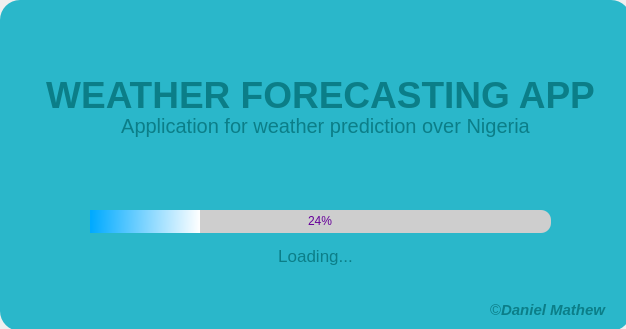
<?xml version="1.0" encoding="UTF-8"?>
<ui version="4.0">
 <class>Loading</class>
 <widget class="QMainWindow" name="Loading">
  <property name="geometry">
   <rect>
    <x>0</x>
    <y>0</y>
    <width>626</width>
    <height>329</height>
   </rect>
  </property>
  <property name="windowTitle">
   <string>MainWindow</string>
  </property>
  <widget class="QWidget" name="centralwidget">
   <widget class="QFrame" name="frame">
    <property name="geometry">
     <rect>
      <x>0</x>
      <y>0</y>
      <width>631</width>
      <height>331</height>
     </rect>
    </property>
    <property name="styleSheet">
     <string notr="true">QFrame {
 
	background-color: #2ab7ca ;	
	border-radius: 20px;
	color: rgb(11, 126, 136)

}</string>
    </property>
    <property name="frameShape">
     <enum>QFrame::StyledPanel</enum>
    </property>
    <property name="frameShadow">
     <enum>QFrame::Raised</enum>
    </property>
    <widget class="QLabel" name="label_2">
     <property name="geometry">
      <rect>
       <x>20</x>
       <y>50</y>
       <width>601</width>
       <height>91</height>
      </rect>
     </property>
     <property name="font">
      <font>
       <pointsize>28</pointsize>
      </font>
     </property>
     <property name="text">
      <string>&lt;html&gt;&lt;head/&gt;&lt;body&gt;&lt;p&gt;&lt;span style=&quot; font-weight:600;&quot;&gt;WEATHER FORECASTING APP&lt;/span&gt;&lt;/p&gt;&lt;/body&gt;&lt;/html&gt;</string>
     </property>
     <property name="alignment">
      <set>Qt::AlignCenter</set>
     </property>
    </widget>
    <widget class="QLabel" name="label">
     <property name="geometry">
      <rect>
       <x>100</x>
       <y>110</y>
       <width>451</width>
       <height>31</height>
      </rect>
     </property>
     <property name="font">
      <font>
       <pointsize>15</pointsize>
      </font>
     </property>
     <property name="text">
      <string>Application for weather prediction over Nigeria</string>
     </property>
     <property name="alignment">
      <set>Qt::AlignCenter</set>
     </property>
    </widget>
    <widget class="QProgressBar" name="progressBar">
     <property name="geometry">
      <rect>
       <x>90</x>
       <y>210</y>
       <width>461</width>
       <height>23</height>
      </rect>
     </property>
     <property name="styleSheet">
      <string notr="true">QProgressBar
{
	background-color: rgb(206, 206, 206);
	border-style: none;
	color: rgb(102, 0, 153);
	text-align: center;
	border-radius: 10px;
}

QProgressBar::chunk
{
	border-radius: 20px;
	background-color: qlineargradient(spread:pad, x1:0.011, y1:0.460227, x2:1, y2:0.466, stop:0 rgba(0, 170, 255, 255), stop:1 rgba(255, 255, 255, 255))
}</string>
     </property>
     <property name="value">
      <number>24</number>
     </property>
    </widget>
    <widget class="QLabel" name="label_3">
     <property name="geometry">
      <rect>
       <x>90</x>
       <y>240</y>
       <width>451</width>
       <height>31</height>
      </rect>
     </property>
     <property name="font">
      <font>
       <pointsize>13</pointsize>
      </font>
     </property>
     <property name="text">
      <string>Loading...</string>
     </property>
     <property name="alignment">
      <set>Qt::AlignCenter</set>
     </property>
    </widget>
    <widget class="QLabel" name="label_5">
     <property name="geometry">
      <rect>
       <x>490</x>
       <y>300</y>
       <width>231</width>
       <height>21</height>
      </rect>
     </property>
     <property name="text">
      <string>&lt;html&gt;&lt;head/&gt;&lt;body&gt;&lt;p&gt;&lt;span style=&quot; font-size:11pt;&quot;&gt;©&lt;/span&gt;&lt;span style=&quot; font-size:11pt; font-weight:600; font-style:italic;&quot;&gt;Daniel Mathew&lt;/span&gt;&lt;/p&gt;&lt;/body&gt;&lt;/html&gt;</string>
     </property>
    </widget>
   </widget>
  </widget>
 </widget>
 <resources/>
 <connections/>
</ui>
